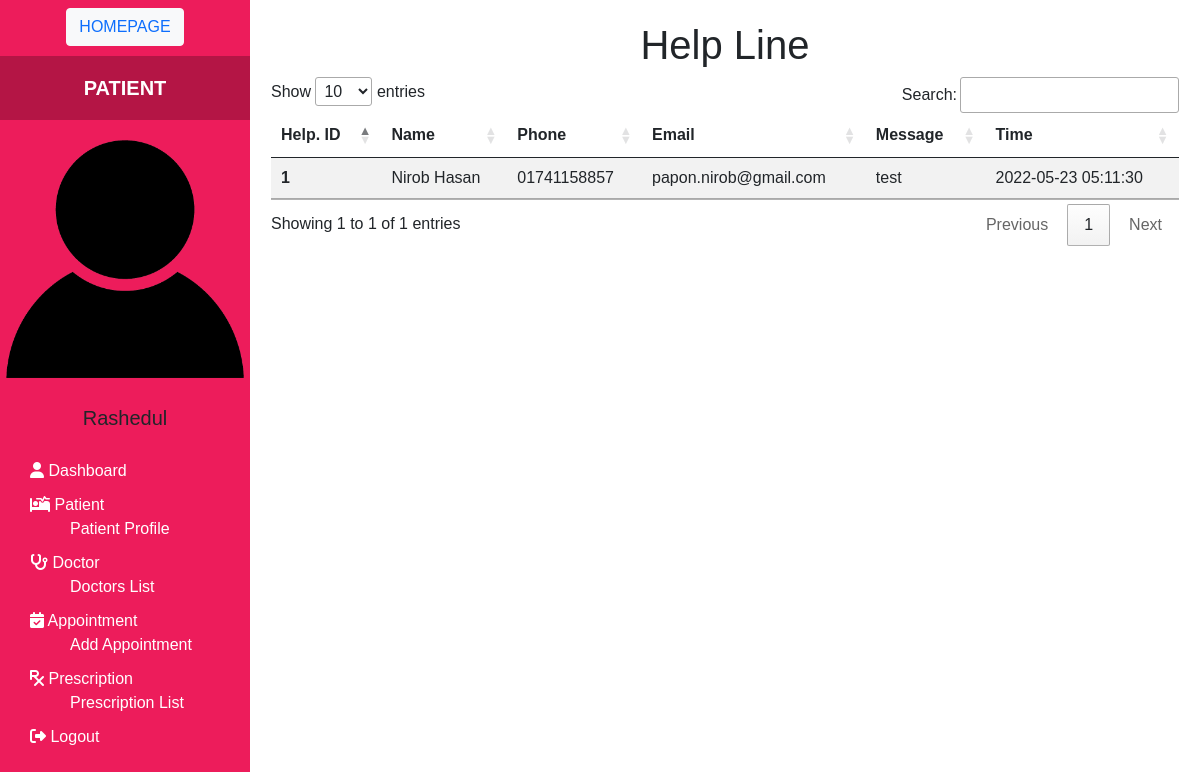
Page /help_line.php (signed in) on the committed database.
### tables this page shows
CREATE TABLE `help_line` (
  `help_id` int(11) NOT NULL,
  `name` varchar(255) NOT NULL,
  `phone` varchar(250) NOT NULL,
  `email` varchar(250) NOT NULL,
  `message` text NOT NULL,
  `exact_time` timestamp NOT NULL DEFAULT current_timestamp() ON UPDATE current_timestamp()
);

### help_line.php (the view, shortened to what this page needs)
<?php
include "includes/db_conn.php";
if (isset($_SESSION['username']) && isset($_SESSION['user_id'])) {   ?>
    <!DOCTYPE html>
    <html>
    <head>
        <link href="css/bootstrap.min.css" rel="stylesheet">
        <link rel="stylesheet" href="css/custom.css">
        <link rel="stylesheet" href="//cdn.datatables.net/1.12.0/css/jquery.dataTables.min.css">
    </head>
    <body>
        <?php include "includes/sidebar.php" ?>
        <div class="main">
            <div class="p-3">
                <?php
                $sql = "SELECT * FROM help_line;";
                $res = mysqli_query($conn, $sql);
                if (mysqli_num_rows($res) > 0) { ?>
                    <div id="examples">
                        <h1 class="display-4 fs-1 text-center">Help Line</h1>
                        <div class="d-print-table">
                            <table class="table table-striped">
                                <thead>
                                    <tr>
                                        <th scope="col">Help. ID</th>
                                        <th scope="col">Name</th>
                                        <th scope="col">Phone</th>
                                        <th scope="col">Email</th>
                                        <th scope="col">Message</th>
                                        <th scope="col">Time</th>
                                    </tr>
                                </thead>
                                <tbody>
                                    <?php
                                    while ($rows = mysqli_fetch_assoc($res)) { ?>
                                        <tr>
                                            <th scope="row"><?= $rows['help_id'] ?></th>
                                            <td><?= $rows['name'] ?></td>
                                            <td><?= $rows["phone"]; ?></td>
                                            <td><?= $rows['email'] ?></td>
                                            <td><?= $rows['message'] ?></td>
                                            <td><?= $rows['exact_time'] ?></td>
                                        </tr>
                                    <?php
                                    } ?>
                                </tbody>
                            </table>
                        <?php } ?>
                        </div>
                    </div>
            </div>
    </body>
    </html>
<?php } else {
    header("Location: login.php");
} ?>

### css/custom.css (style rules this page uses)
* { margin: 0; padding: 0; text-decoration: none !important; }
body { font-family: sans-serif; }
.main { margin-left: 250px; padding: 5px; }

### rows in the picture
help_line: help_id "1", name "Nirob Hasan", phone "01741158857", email "papon.nirob@gmail.com", message "test", exact_time "2022-05-23 05:11:30"

### other values in the picture
$_SESSION['role'] "PATIENT"
$_SESSION['first_name'] "Rashedul"
